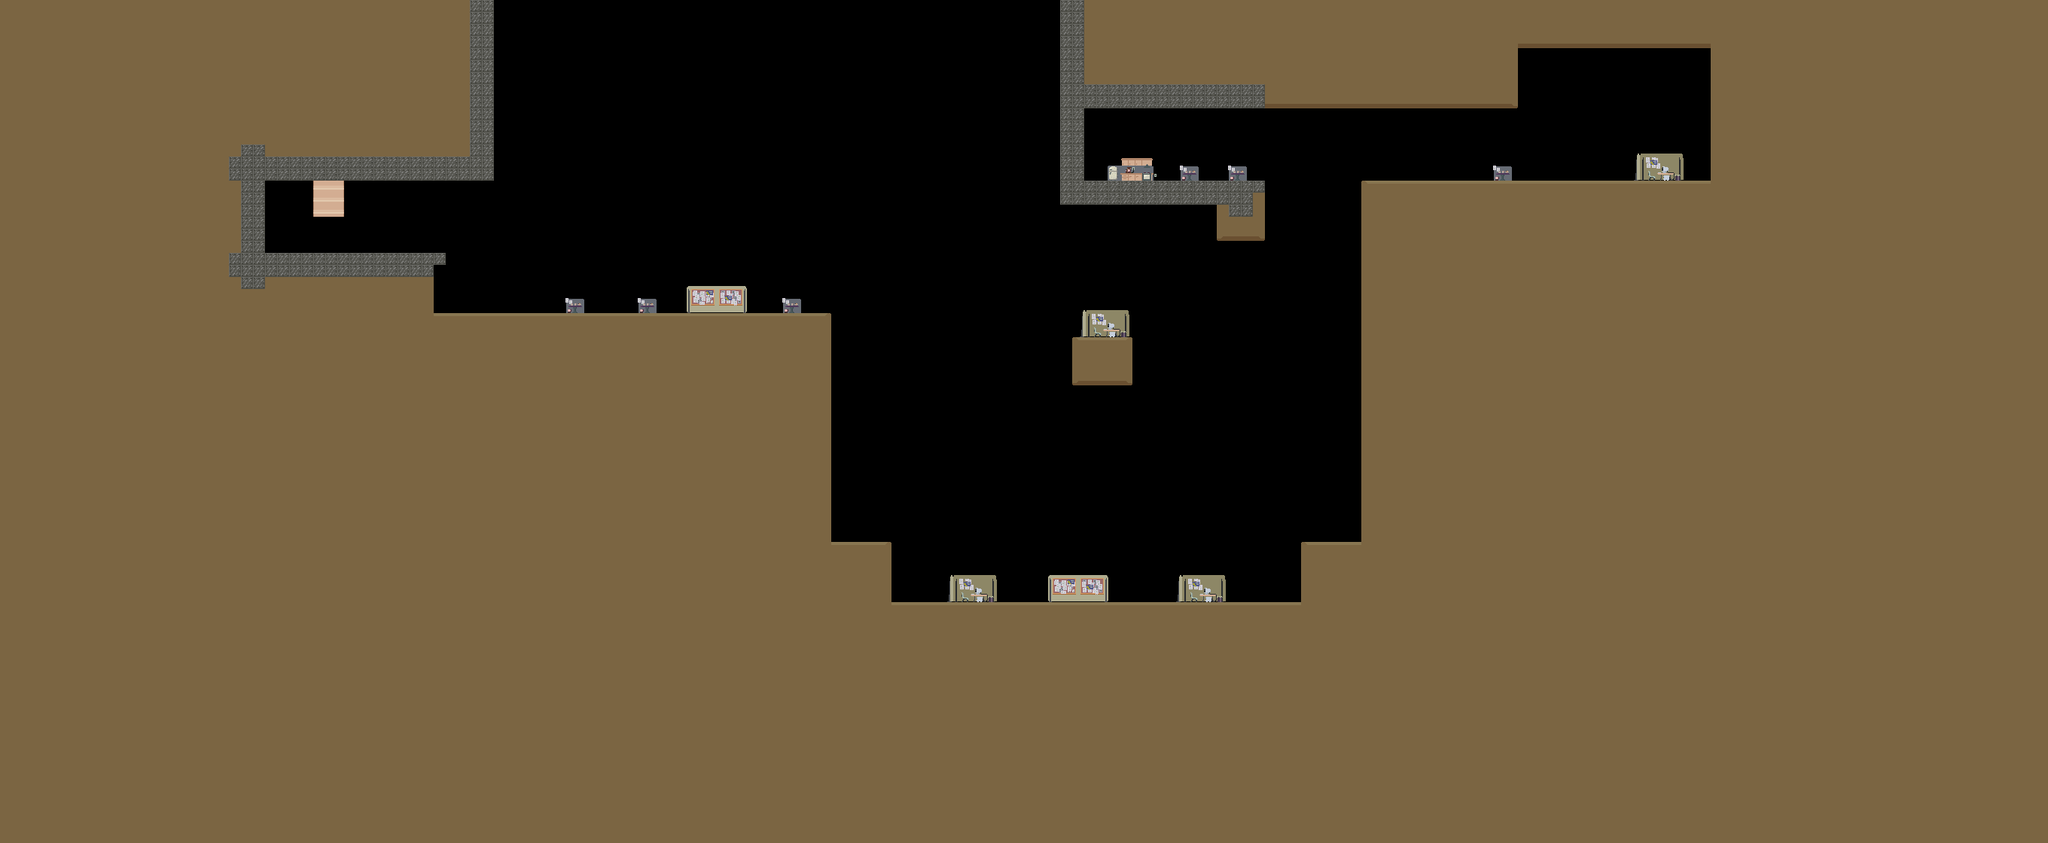

The image is a tile-based game level rendered from a .tmx file. Its description and source (layers, tilesets, objects; grid data summarised) follow:
An orthogonal 170x70 tile map with 16x16 px tiles, 2 tile layers (BackgroundTiles, GameplayTiles), 3 tilesets and 40 objects.

<map version="1.0" orientation="orthogonal" renderorder="right-down" width="170" height="70" tilewidth="16" tileheight="16" nextobjectid="246">
 <tileset firstgid="1" source="Environment.tsx" />
 <tileset firstgid="37" source="EnvironmentProps.tsx" />
 <tileset firstgid="41" name="ObjectTiles" tilewidth="45" tileheight="55" tilecount="10" columns="0">
  <tile id="0">
   <properties>
    <property name="object_type" value="obj_player" />
   </properties>
   <image width="10" height="19" source="../Assets/char_start_01.png" />
  </tile>
  <tile id="1">
   <properties>
    <property name="object_type" value="obj_block_mobile" />
   </properties>
   <image width="32" height="32" source="../Assets/physics_block.png" />
  </tile>
  <tile id="2">
   <properties>
    <property name="object_type" value="obj_door" />
   </properties>
   <image width="45" height="55" source="../Assets/Elevator_up.png" />
  </tile>
  <tile id="3">
   <image width="41" height="19" source="../Assets/Elevator_extension.png" />
  </tile>
  <tile id="4">
   <properties>
    <property name="object_type" value="obj_block_noGrapple" />
   </properties>
   <image width="16" height="16" source="../Assets/Glass_object.png" />
  </tile>
  <tile id="5">
   <properties>
    <property name="object_type" value="obj_block_static" />
   </properties>
   <image width="16" height="16" source="../Assets/Ground_object.png" />
  </tile>
  <tile id="6">
   <properties>
    <property name="object_type" value="obj_spike" />
   </properties>
   <image width="16" height="16" source="../Assets/Spike_object.png" />
  </tile>
  <tile id="7">
   <properties>
    <property name="object_type" value="obj_movingPlatform" />
   </properties>
   <image width="35" height="48" source="../../../Assets/Environment/Crane.png" />
  </tile>
  <tile id="8">
   <properties>
    <property name="object_type" value="obj_pickup" />
   </properties>
   <image width="6" height="6" source="../../../Assets/Environment/pickup_floppy.png" />
  </tile>
  <tile id="9">
   <properties>
    <property name="object_type" value="obj_guard" />
   </properties>
   <image width="20" height="21" source="../Assets/Guard_idle.png" />
  </tile>
 </tileset>
 <layer name="BackgroundTiles" width="170" height="70">
  <data>[11900 cells, 15 non-empty, 5 distinct tile ids]</data>
 </layer>
 <layer name="GameplayTiles" width="170" height="70">
  <data>[11900 cells, 8934 non-empty, 9 distinct tile ids]</data>
 </layer>
 <objectgroup name="Objects" opacity="0.37">
  <object id="171" gid="41" x="672" y="400" width="10" height="19" />
  <object id="172" gid="46" x="560" y="768" width="544" height="352" />
  <object id="199" gid="46" x="1616" y="320" width="64" height="64" />
  <object id="200" gid="45" x="1440" y="256" width="240" height="16" />
  <object id="203" gid="45" x="352" y="352" width="240" height="16" />
  <object id="207" gid="46" x="528" y="416" width="48" height="64" />
  <object id="208" gid="46" x="1424" y="512" width="80" height="64" />
  <object id="209" gid="45" x="1408" y="272" width="32" height="384" />
  <object id="210" gid="45" x="1440" y="144" width="240" height="32" />
  <object id="211" gid="46" x="1680" y="144" width="336" height="144" />
  <object id="212" gid="46" x="1808" y="768" width="544" height="528" />
  <object id="213" gid="45" x="1440" y="272" width="176" height="16" />
  <object id="214" gid="46" x="2016" y="64" width="336" height="64" />
  <object id="215" gid="46" x="2272" y="240" width="64" height="176" />
  <object id="216" gid="46" x="1728" y="800" width="80" height="80" />
  <object id="217" gid="46" x="1056" y="864" width="800" height="64" />
  <object id="218" gid="45" x="336" y="352" width="16" height="112" />
  <object id="219" gid="50" x="1600" y="224" width="20" height="21" />
  <object id="220" gid="42" x="2128" y="224" width="32" height="32" />
  <object id="222" gid="45" x="336" y="240" width="320" height="352" />
  <object id="223" gid="46" x="1104" y="800" width="80" height="80" />
  <object id="224" gid="43" x="416" y="336" width="45" height="55" />
  <object id="225" gid="49" x="1952" y="224" width="6" height="6" />
  <object id="226" gid="49" x="1920" y="224" width="6" height="6" />
  <object id="227" gid="49" x="1888" y="224" width="6" height="6" />
  <object id="228" gid="49" x="1472" y="208" width="6" height="6" />
  <object id="229" gid="49" x="1488" y="192" width="6" height="6" />
  <object id="230" gid="49" x="1472" y="192" width="6" height="6" />
  <object id="231" gid="49" x="1488" y="208" width="6" height="6" />
  <object id="232" gid="49" x="1168" y="336" width="6" height="6" />
  <object id="233" gid="49" x="1168" y="320" width="6" height="6" />
  <object id="234" gid="49" x="1184" y="320" width="6" height="6" />
  <object id="236" gid="49" x="1184" y="336" width="6" height="6" />
  <object id="238" gid="49" x="1728" y="464" width="6" height="6" />
  <object id="239" gid="49" x="1728" y="400" width="6" height="6" />
  <object id="240" gid="49" x="1728" y="336" width="6" height="6" />
  <object id="241" gid="49" x="1728" y="272" width="6" height="6" />
  <object id="242" gid="49" x="560" y="320" width="6" height="6" />
  <object id="244" gid="49" x="528" y="320" width="6" height="6" />
  <object id="245" gid="49" x="496" y="320" width="6" height="6" />
 </objectgroup>
</map>
